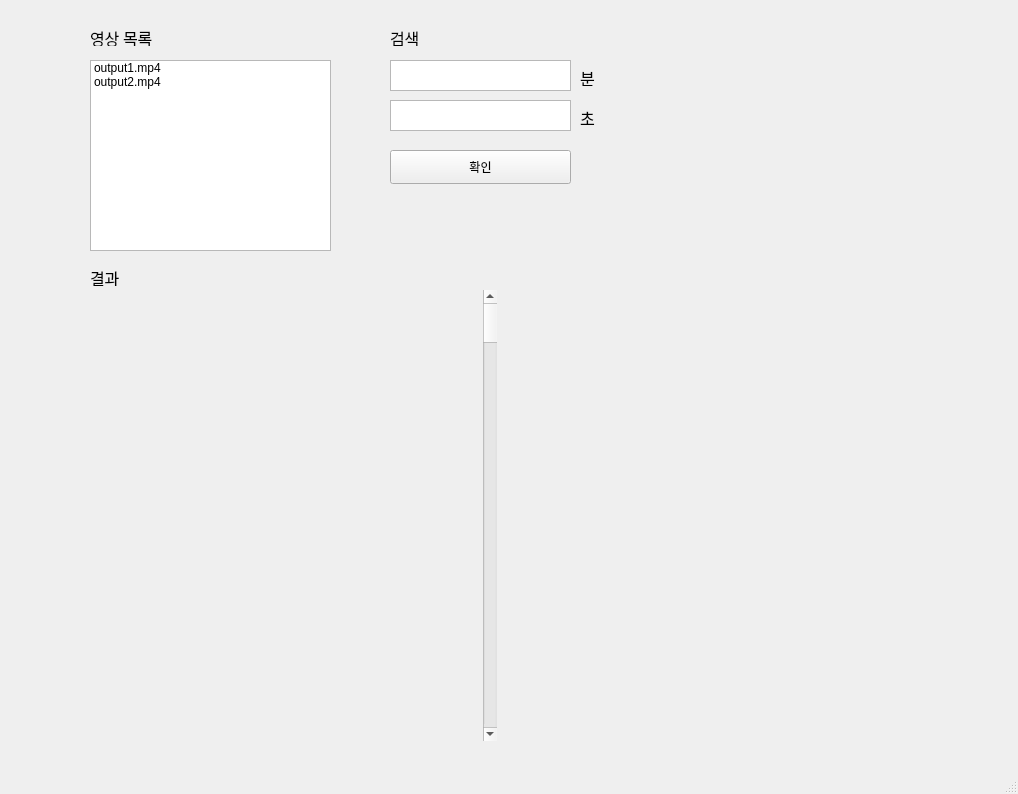
<?xml version="1.0" encoding="UTF-8"?>
<ui version="4.0">
 <class>MainWindow</class>
 <widget class="QMainWindow" name="MainWindow">
  <property name="geometry">
   <rect>
    <x>0</x>
    <y>0</y>
    <width>1018</width>
    <height>794</height>
   </rect>
  </property>
  <property name="windowTitle">
   <string>MainWindow</string>
  </property>
  <widget class="QWidget" name="centralwidget">
   <widget class="QPushButton" name="pushButton">
    <property name="geometry">
     <rect>
      <x>390</x>
      <y>150</y>
      <width>181</width>
      <height>34</height>
     </rect>
    </property>
    <property name="text">
     <string>확인</string>
    </property>
   </widget>
   <widget class="QTextBrowser" name="textBrowser_2">
    <property name="geometry">
     <rect>
      <x>390</x>
      <y>60</y>
      <width>181</width>
      <height>31</height>
     </rect>
    </property>
   </widget>
   <widget class="QLabel" name="label">
    <property name="geometry">
     <rect>
      <x>580</x>
      <y>70</y>
      <width>16</width>
      <height>16</height>
     </rect>
    </property>
    <property name="font">
     <font>
      <family>Aladin</family>
      <pointsize>12</pointsize>
     </font>
    </property>
    <property name="text">
     <string>분</string>
    </property>
   </widget>
   <widget class="QTextBrowser" name="textBrowser_3">
    <property name="geometry">
     <rect>
      <x>390</x>
      <y>100</y>
      <width>181</width>
      <height>31</height>
     </rect>
    </property>
   </widget>
   <widget class="QLabel" name="label_2">
    <property name="geometry">
     <rect>
      <x>580</x>
      <y>110</y>
      <width>16</width>
      <height>16</height>
     </rect>
    </property>
    <property name="font">
     <font>
      <family>Aladin</family>
      <pointsize>12</pointsize>
     </font>
    </property>
    <property name="text">
     <string>초</string>
    </property>
   </widget>
   <widget class="QLabel" name="label_3">
    <property name="geometry">
     <rect>
      <x>90</x>
      <y>30</y>
      <width>121</width>
      <height>16</height>
     </rect>
    </property>
    <property name="font">
     <font>
      <family>Aladin</family>
      <pointsize>12</pointsize>
     </font>
    </property>
    <property name="text">
     <string>영상 목록</string>
    </property>
   </widget>
   <widget class="QListWidget" name="listWidget">
    <property name="geometry">
     <rect>
      <x>90</x>
      <y>60</y>
      <width>241</width>
      <height>191</height>
     </rect>
    </property>
    <item>
     <property name="text">
      <string>output1.mp4</string>
     </property>
    </item>
    <item>
     <property name="text">
      <string>output2.mp4</string>
     </property>
    </item>
   </widget>
   <widget class="QWidget" name="gridLayoutWidget">
    <property name="geometry">
     <rect>
      <x>90</x>
      <y>290</y>
      <width>801</width>
      <height>451</height>
     </rect>
    </property>
    <layout class="QGridLayout" name="gridLayout">
     <item row="2" column="0">
      <layout class="QGridLayout" name="gridLayout_2"/>
     </item>
     <item row="2" column="1">
      <widget class="QScrollBar" name="verticalScrollBar">
       <property name="orientation">
        <enum>Qt::Vertical</enum>
       </property>
      </widget>
     </item>
    </layout>
   </widget>
   <widget class="QLabel" name="label_4">
    <property name="geometry">
     <rect>
      <x>390</x>
      <y>30</y>
      <width>121</width>
      <height>16</height>
     </rect>
    </property>
    <property name="font">
     <font>
      <family>Aladin</family>
      <pointsize>12</pointsize>
     </font>
    </property>
    <property name="text">
     <string>검색</string>
    </property>
   </widget>
   <widget class="QLabel" name="label_5">
    <property name="geometry">
     <rect>
      <x>90</x>
      <y>270</y>
      <width>121</width>
      <height>16</height>
     </rect>
    </property>
    <property name="font">
     <font>
      <family>Aladin</family>
      <pointsize>12</pointsize>
     </font>
    </property>
    <property name="text">
     <string>결과</string>
    </property>
   </widget>
  </widget>
  <widget class="QMenuBar" name="menubar">
   <property name="geometry">
    <rect>
     <x>0</x>
     <y>0</y>
     <width>1018</width>
     <height>21</height>
    </rect>
   </property>
  </widget>
  <widget class="QStatusBar" name="statusbar"/>
 </widget>
 <resources/>
 <connections/>
</ui>
